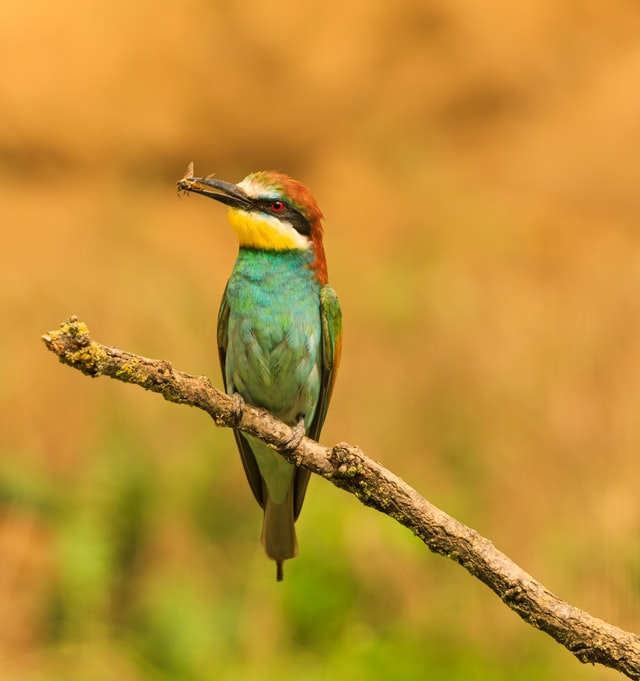
#> input picture images/bird.jpg, 640 x 681 px
$ python 6_image_translation.py
#> lines starting #> are read from the running program, lines starting #| are printed output that depends on the picture
import cv2 as cv
import numpy as np

img = cv.imread('./images/bird.jpg')
#> img is the input picture: shape (681, 640, 3); mean B, G, R 50.7, 144.7, 193.4

def display(winname,image):
    cv.imshow(winname,image)
    cv.waitKey(1)
    cv.destroyAllWindows()


def translation(image,tx,ty):
#> called with tx = 100, ty = 150
    M = np.float32([[1,0,tx],
    [0,1,ty]])
    shifted_img = cv.warpAffine(image,M,(image.shape[1],image.shape[0]))
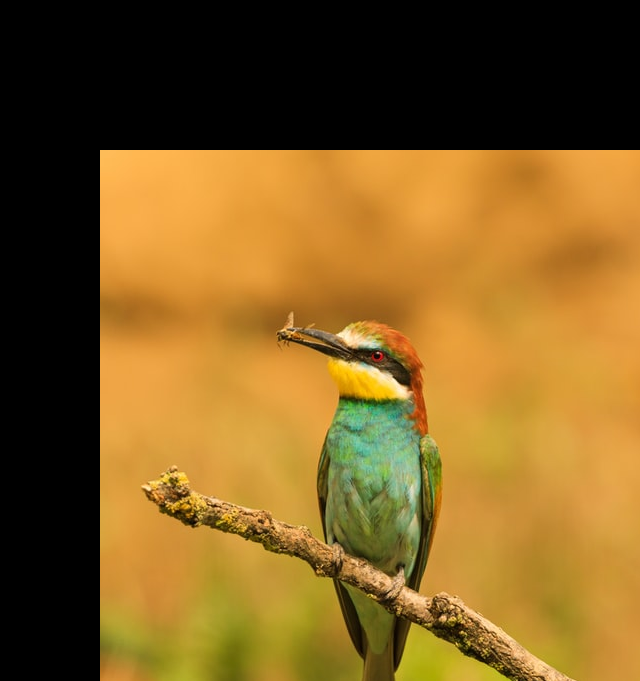
#> shifted_img: shape (681, 640, 3); mean B, G, R 35.1, 94.8, 129.5
    display("Shifted image",shifted_img)

translation(img,100,150)
